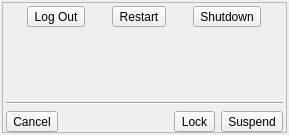
<?xml version="1.0" encoding="UTF-8"?>
<ui version="4.0">
 <class>SystemWindow</class>
 <widget class="QDialog" name="SystemWindow">
  <property name="geometry">
   <rect>
    <x>0</x>
    <y>0</y>
    <width>289</width>
    <height>135</height>
   </rect>
  </property>
  <property name="windowTitle">
   <string>System Options</string>
  </property>
  <layout class="QVBoxLayout" name="verticalLayout">
   <property name="leftMargin">
    <number>2</number>
   </property>
   <property name="topMargin">
    <number>2</number>
   </property>
   <property name="rightMargin">
    <number>2</number>
   </property>
   <property name="bottomMargin">
    <number>2</number>
   </property>
   <item>
    <widget class="QFrame" name="frame">
     <property name="frameShape">
      <enum>QFrame::StyledPanel</enum>
     </property>
     <property name="frameShadow">
      <enum>QFrame::Raised</enum>
     </property>
     <layout class="QVBoxLayout" name="verticalLayout_2">
      <property name="leftMargin">
       <number>3</number>
      </property>
      <property name="topMargin">
       <number>3</number>
      </property>
      <property name="rightMargin">
       <number>3</number>
      </property>
      <property name="bottomMargin">
       <number>0</number>
      </property>
      <item>
       <layout class="QHBoxLayout" name="horizontalLayout">
        <item>
         <widget class="QToolButton" name="tool_logout">
          <property name="text">
           <string>Log Out</string>
          </property>
          <property name="iconSize">
           <size>
            <width>64</width>
            <height>64</height>
           </size>
          </property>
          <property name="toolButtonStyle">
           <enum>Qt::ToolButtonTextUnderIcon</enum>
          </property>
         </widget>
        </item>
        <item>
         <widget class="QToolButton" name="tool_restart">
          <property name="text">
           <string>Restart</string>
          </property>
          <property name="iconSize">
           <size>
            <width>64</width>
            <height>64</height>
           </size>
          </property>
          <property name="toolButtonStyle">
           <enum>Qt::ToolButtonTextUnderIcon</enum>
          </property>
         </widget>
        </item>
        <item>
         <widget class="QToolButton" name="tool_shutdown">
          <property name="text">
           <string>Shutdown</string>
          </property>
          <property name="iconSize">
           <size>
            <width>64</width>
            <height>64</height>
           </size>
          </property>
          <property name="toolButtonStyle">
           <enum>Qt::ToolButtonTextUnderIcon</enum>
          </property>
         </widget>
        </item>
       </layout>
      </item>
      <item>
       <spacer name="verticalSpacer">
        <property name="orientation">
         <enum>Qt::Vertical</enum>
        </property>
        <property name="sizeHint" stdset="0">
         <size>
          <width>20</width>
          <height>40</height>
         </size>
        </property>
       </spacer>
      </item>
      <item>
       <widget class="Line" name="line">
        <property name="orientation">
         <enum>Qt::Horizontal</enum>
        </property>
       </widget>
      </item>
      <item>
       <layout class="QHBoxLayout" name="horizontalLayout_2">
        <item>
         <widget class="QToolButton" name="push_cancel">
          <property name="text">
           <string>Cancel</string>
          </property>
          <property name="iconSize">
           <size>
            <width>32</width>
            <height>32</height>
           </size>
          </property>
          <property name="toolButtonStyle">
           <enum>Qt::ToolButtonTextUnderIcon</enum>
          </property>
         </widget>
        </item>
        <item>
         <spacer name="horizontalSpacer">
          <property name="orientation">
           <enum>Qt::Horizontal</enum>
          </property>
          <property name="sizeHint" stdset="0">
           <size>
            <width>40</width>
            <height>20</height>
           </size>
          </property>
         </spacer>
        </item>
        <item>
         <widget class="QToolButton" name="push_lock">
          <property name="text">
           <string>Lock</string>
          </property>
          <property name="iconSize">
           <size>
            <width>32</width>
            <height>32</height>
           </size>
          </property>
          <property name="toolButtonStyle">
           <enum>Qt::ToolButtonTextUnderIcon</enum>
          </property>
         </widget>
        </item>
        <item>
         <widget class="QToolButton" name="tool_suspend">
          <property name="text">
           <string>Suspend</string>
          </property>
          <property name="iconSize">
           <size>
            <width>32</width>
            <height>32</height>
           </size>
          </property>
          <property name="toolButtonStyle">
           <enum>Qt::ToolButtonTextUnderIcon</enum>
          </property>
         </widget>
        </item>
       </layout>
      </item>
     </layout>
    </widget>
   </item>
  </layout>
 </widget>
 <resources/>
 <connections/>
</ui>
